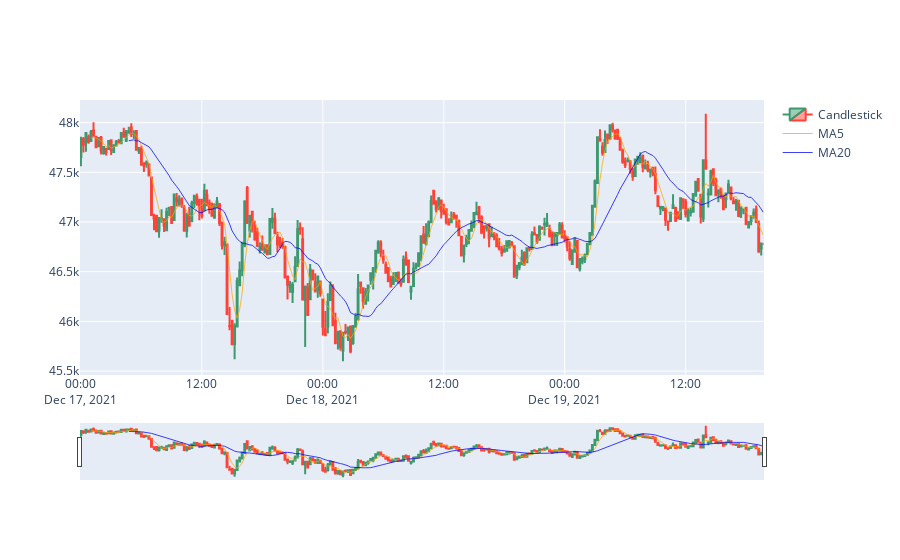

Notebook code for this chart:
### Markdown cell above
## Plot

### Code cell
fig = go.Figure()

candle = go.Candlestick(x=btc_df.index, open=btc_df['Open'],
    high=btc_df['High'], low=btc_df['Low'],
    close=btc_df['Close'], name="Candlestick")

ma5_line = go.Scatter(x=btc_df.index, y=btc_df['MA5'], 
    line=dict(color='rgba(255,165,0, 0.75)', 
    width=1), name="MA5")

ma20_line = go.Scatter(x=btc_df.index, y=btc_df['MA20'], 
    line=dict(color='rgba(0, 0, 250, 0.75)', 
    width=1), name="MA20")

fig.add_trace(candle)
fig.add_trace(ma5_line)
fig.add_trace(ma20_line)

fig.show()

# When the MA20 (Blue) crosses above the MA5 (Orange) that is a Death Cross (Sell)
# When the MA5 (Orange) crosses above the MA20 (Blue)that is a Golden Cross (Buy)

### Figure 1 — Plotly figure (JSON) as saved in the notebook; plotly's stock layout.template omitted (floating-point values rounded to 4 significant figures; data arrays with more than 128 entries replaced by an {"elided": "..."} marker saying what was removed)
{"data": [{"close": {"elided": "272 float values"}, "high": {"elided": "272 float values"}, "low": {"elided": "272 float values"}, "name": "Candlestick", "open": {"elided": "272 float values"}, "type": "candlestick", "x": {"elided": "272 str values"}}, {"line": {"color": "rgba(255,165,0, 0.75)", "width": 1}, "name": "MA5", "type": "scatter", "x": {"elided": "272 str values"}, "y": {"elided": "272 float values"}}, {"line": {"color": "rgba(0, 0, 250, 0.75)", "width": 1}, "name": "MA20", "type": "scatter", "x": {"elided": "272 str values"}, "y": {"elided": "272 float values"}}], "layout": {}}
